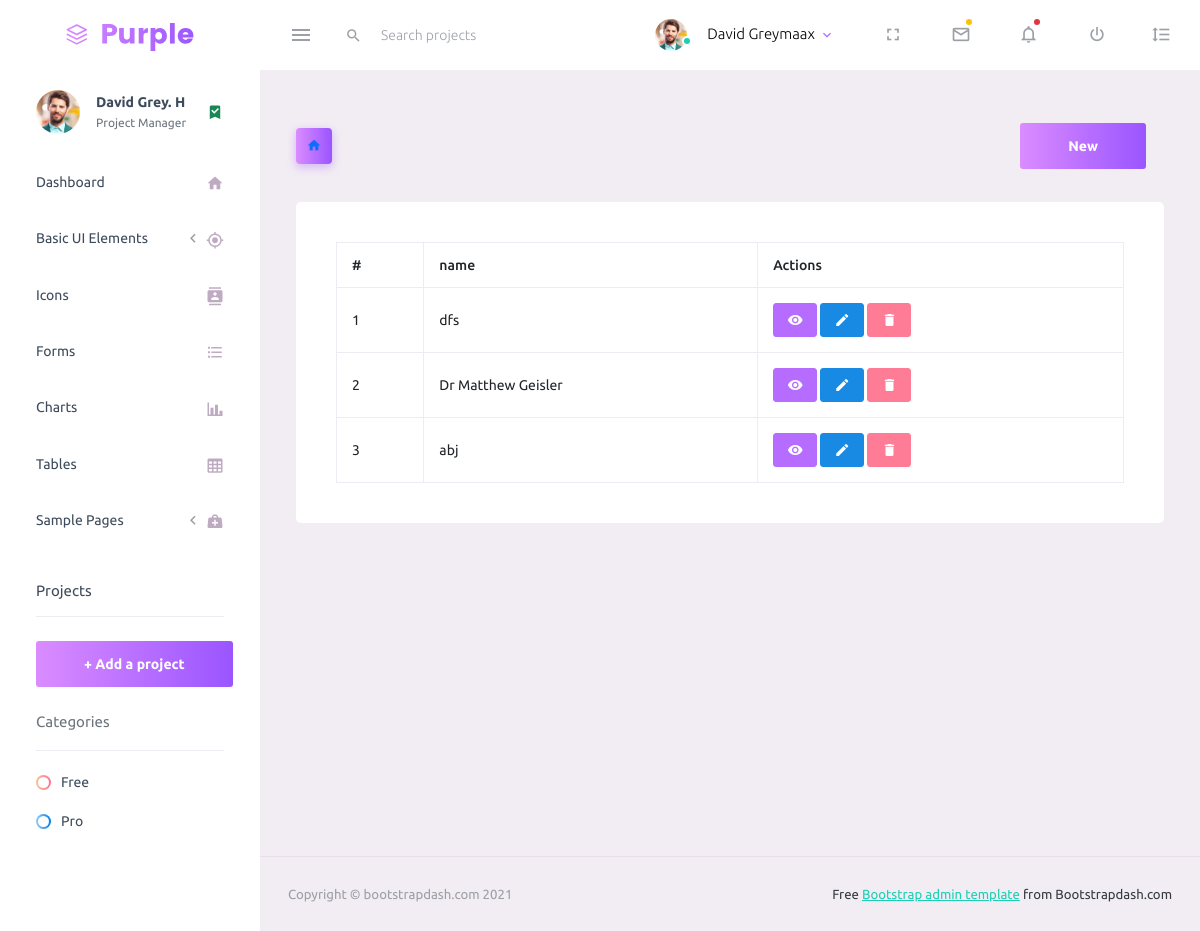
Page /author-list/ (signed in) on the earlier database version.
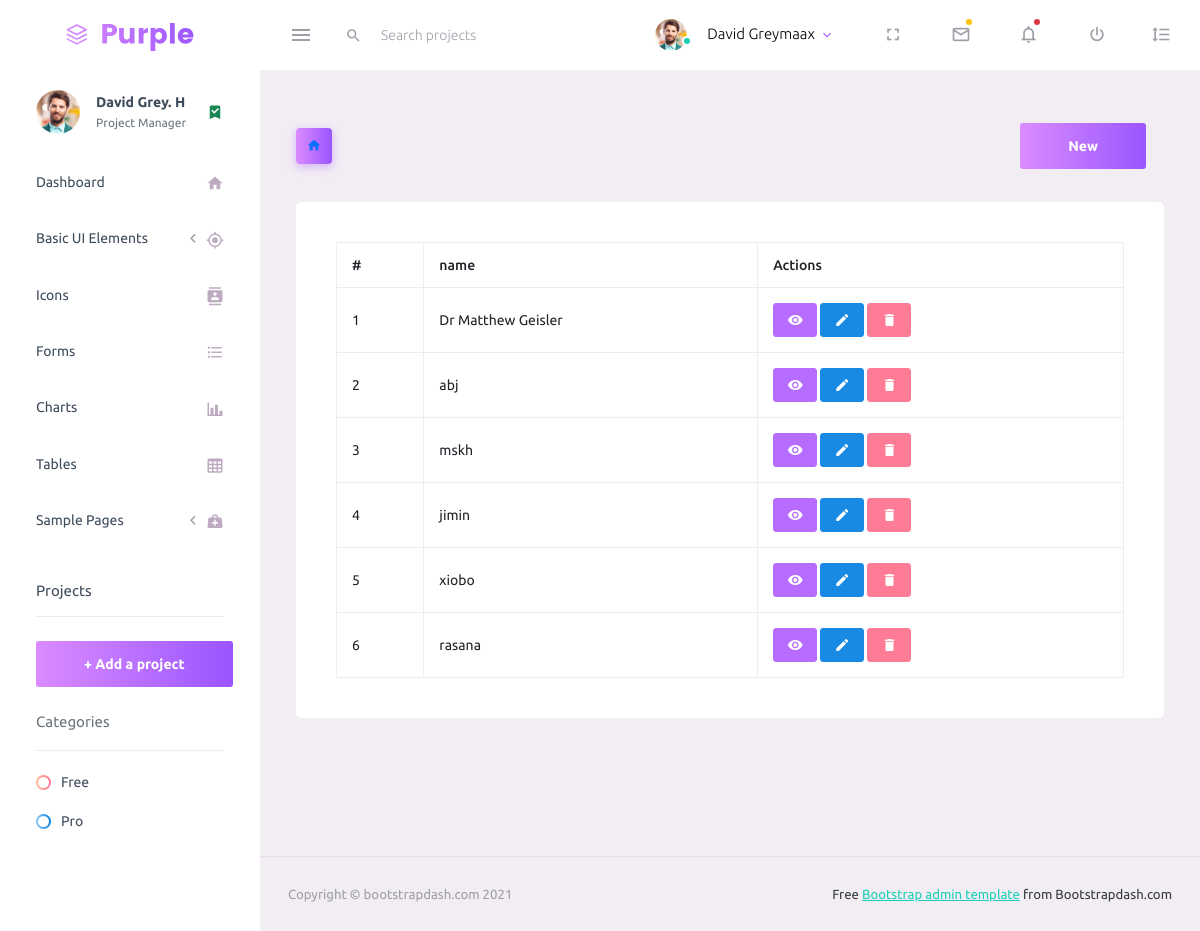
Same page on the later database version.
### app/models.py (models this page shows, shortened)
class BookAuthor(models.Model):
    name = models.CharField(max_length=100)
    bio = models.TextField()
    def get_absolute_url(self):
        return reverse_lazy('app:authordetail', kwargs={'pk': self.pk})
    def get_update_url(self):
        return reverse_lazy('app:authorupdate', kwargs={'pk': self.pk})
    def get_delete_url(self):
        return reverse_lazy('app:authordelete', kwargs={'pk': self.pk})

### app/views.py (the view, shortened to what this page needs)
# urls.py: path("author-list/", views.authorList.as_view(), name="authorlist"),
class authorList(LoginRequiredMixin, ListView):
    model=BookAuthor
    fields="__all__"
    template_name = "web/author_list.html"
    def get_context_data(self, **kwargs):
        context = super().get_context_data(**kwargs)
        context["title"] = 'author'
        return context

### templates/web/author_list.html
{% extends 'web/base.html' %}
{% load static %}
{% block content %}
<div class="page-header">
    <h3 class="page-title">
        <span class="page-title-icon bg-gradient-primary text-white mr-2">
           <a href="{% url 'web:purple' %}"><i class="mdi mdi-home"></i></a>
        </span>
    </h3>
    {% if request.user.is_superuser %}
    <nav aria-label="breadcrumb">
        <ul class="breadcrumb">
            <li class="breadcrumb-item active" aria-current="page">
                <a href="{% url 'web:authorcreate' %}" class="btn btn-lg btn-gradient-primary">New </a>
            </li>
        </ul>
    </nav>
    {% endif %}
</div>
<div class="row">
    <div class="col-lg-12 grid-margin stretch-card">
        <div class="card">
            <div class="card-body">
                {% if object_list %}
                <div class="table-responsive">
                    <table class="table table-bordered table-hover border" style="width:100%;">
                        <thead>
                            <tr>
                                <th> # </th>
                                <th> name </th>
                                {% if request.user.is_superuser %}<th> Actions </th>{% endif %}
                            </tr>
                        </thead>
                        <tbody>
                            {% for object in object_list %}
                            <tr>
                                <td>{{forloop.counter}}</td>
                                <td> {{object.name}} </td>
                                {% if request.user.is_superuser %}
                                <td>
                                  <a href="{{object.get_absolute_url}}" class="btn btn-sm btn-circle btn-primary"><i class="mdi mdi-eye"></i></a>
                                    <a href="{{object.get_update_url}}" class="btn btn-sm btn-circle btn-info"><i class="mdi mdi-pencil"></i></a>
                                    <a href="{{object.get_delete_url}}" class="btn btn-sm btn-circle btn-danger"><i class="mdi mdi-delete"></i></a>
                                </td>
                                {% endif %}
                            </tr>
                            {% endfor %}
                        </tbody>
                    </table>
                </div>
                {% else %}
                <small class="mb-0">No  exists.</small>
                {% endif %}
            </div>
        </div>
    </div>
</div>
{% endblock content %}

Differences in the rows shown:
removed BookAuthor: name "dfs"
added BookAuthor: name "mskh"
added BookAuthor: name "jimin"
added BookAuthor: name "xiobo"
added BookAuthor: name "rasana"
